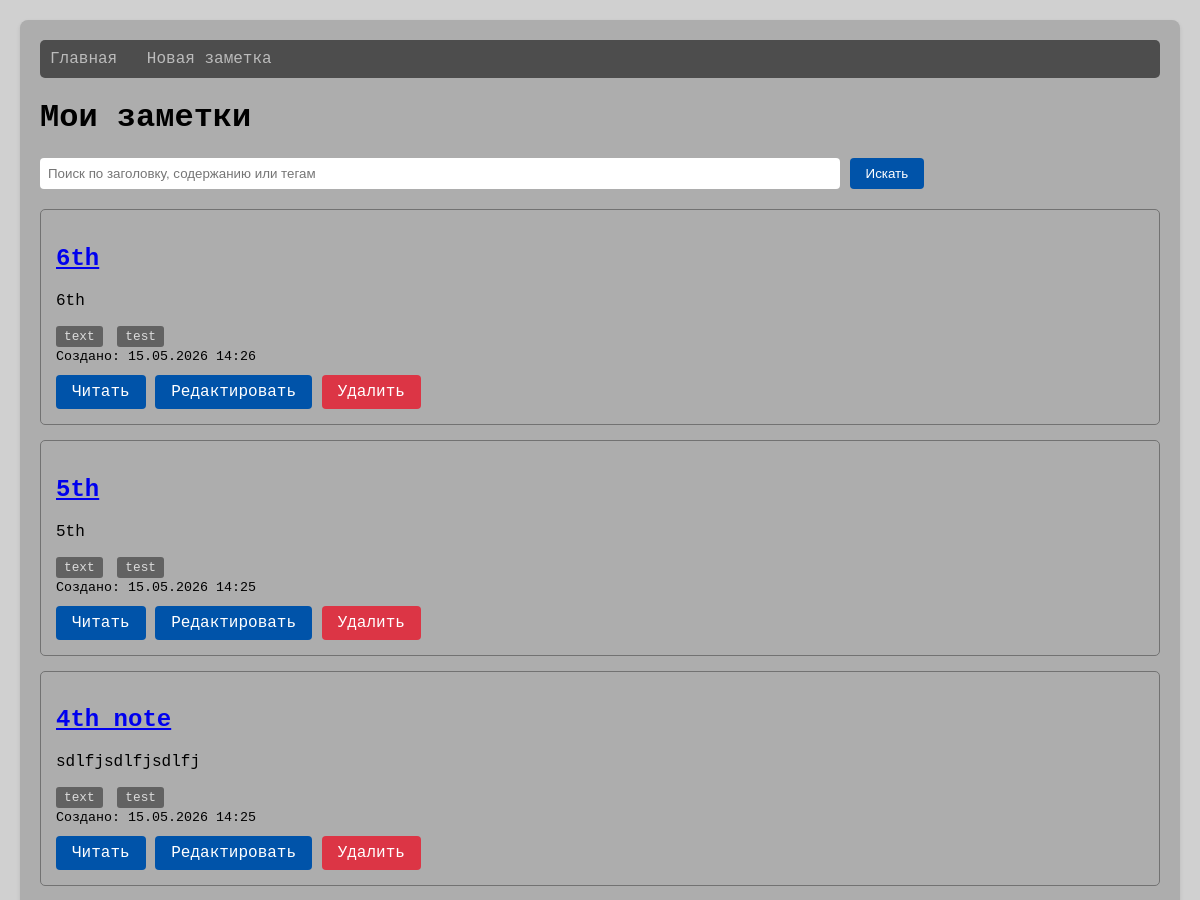
Before: / (upper part) with the older database file.
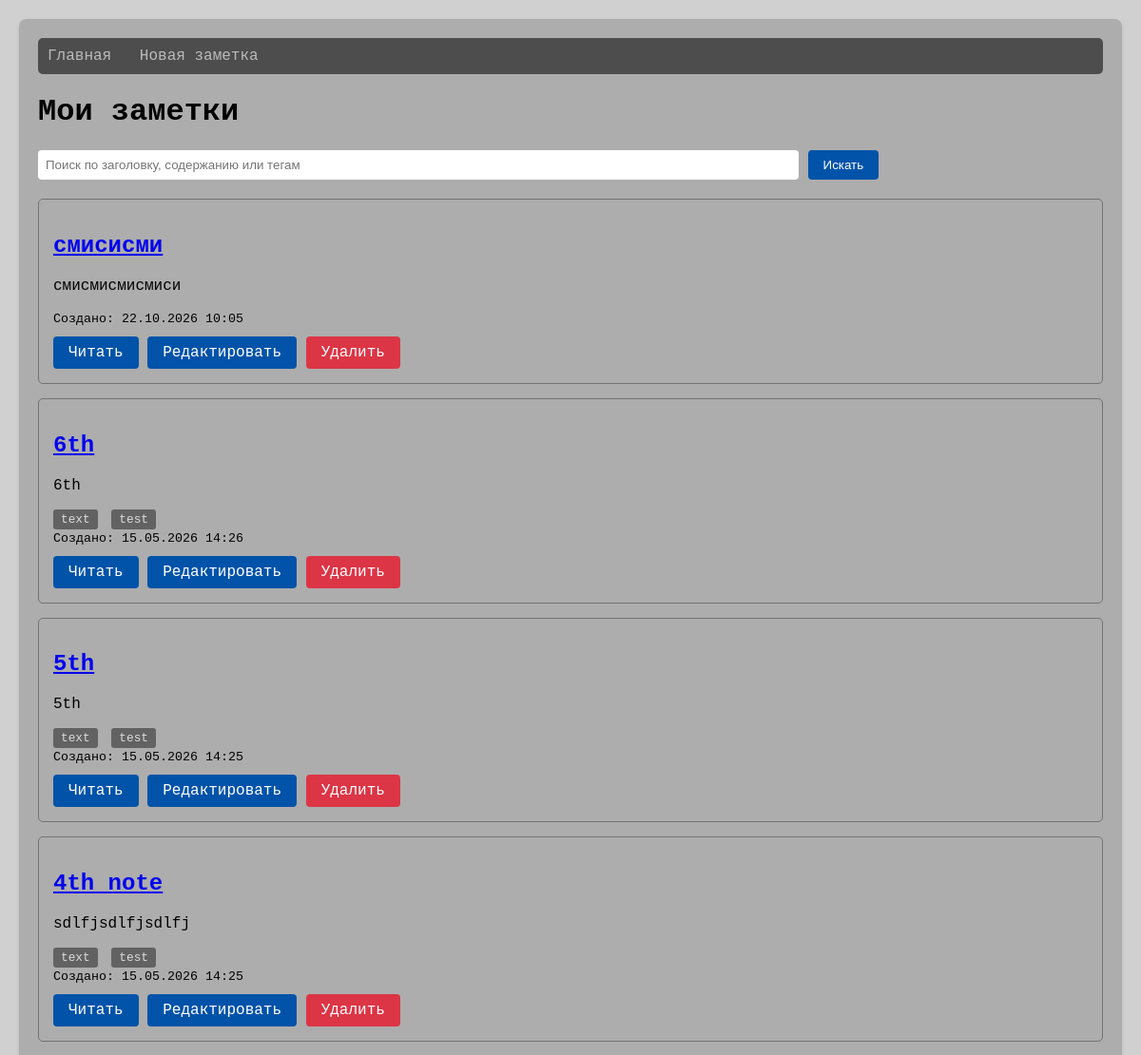
After: the same page with the newer database file.
### notes/models.py (models this page shows, shortened)
class Note(models.Model):
    title = models.CharField(max_length=200, verbose_name='Заголовок')
    content = models.TextField(verbose_name='Содержание')
    created_at = models.DateTimeField(auto_now_add=True, verbose_name='Создано')
    updated_at = models.DateTimeField(auto_now=True, verbose_name='Обновлено')
    tags = TaggableManager(verbose_name='Теги', blank=True)
    class Meta:
        ordering = ['-created_at']
        verbose_name = 'Заметка'
        verbose_name_plural = 'Заметки'

### notes/views.py (the view)
# urls.py: path('', views.note_list, name='note_list'),
def note_list(request):
    query = request.GET.get('q', '')
    notes = Note.objects.all()
    if query:
        notes = notes.filter(
            Q(title__icontains=query) |
            Q(content__icontains=query) |
            Q(tags__name__icontains=query)
        ).distinct()
    context = {
        'notes': notes,
        'search_query': query,
    }
    return render(request, 'notes/note_list.html', context)

### notes/templates/notes/note_list.html (shortened to what this page needs)
{% extends 'notes/base.html' %}
{% block content %}
<h1>Мои заметки</h1>
<form class="search-form" method="get" action="{% url 'notes:note_list' %}">
    <input type="text" name="q" placeholder="Поиск по заголовку, содержанию или тегам" value="{{ search_query }}">
    <button type="submit">Искать</button>
</form>
{% if notes %}
    {% for note in notes %}
    <div class="note-card">
        <h2><a href="{% url 'notes:note_detail' note.id %}">{{ note.title }}</a></h2>
        <p>{{ note.content|truncatewords:30 }}</p>
        <div>
            {% for tag in note.tags.all %}
                <span class="tag">{{ tag.name }}</span>
            {% endfor %}
        </div>
        <small>Создано: {{ note.created_at|date:"d.m.Y H:i" }}</small>
        <div style="margin-top: 10px;">
            <a href="{% url 'notes:note_detail' note.id %}" class="button">Читать</a>
            <a href="{% url 'notes:note_update' note.id %}" class="button">Редактировать</a>
            <a href="{% url 'notes:note_delete' note.id %}" class="button danger">Удалить</a>
        </div>
    </div>
    {% endfor %}
{% else %}
    <p>Нет заметок. <a href="{% url 'notes:note_create' %}">Создать первую заметку</a>.</p>
{% endif %}
{% endblock %}

Changed rows visible on the page:
added Note: title "смисисми", content "смисмисмисмиси", created_at "22.10.2026 10:05"
